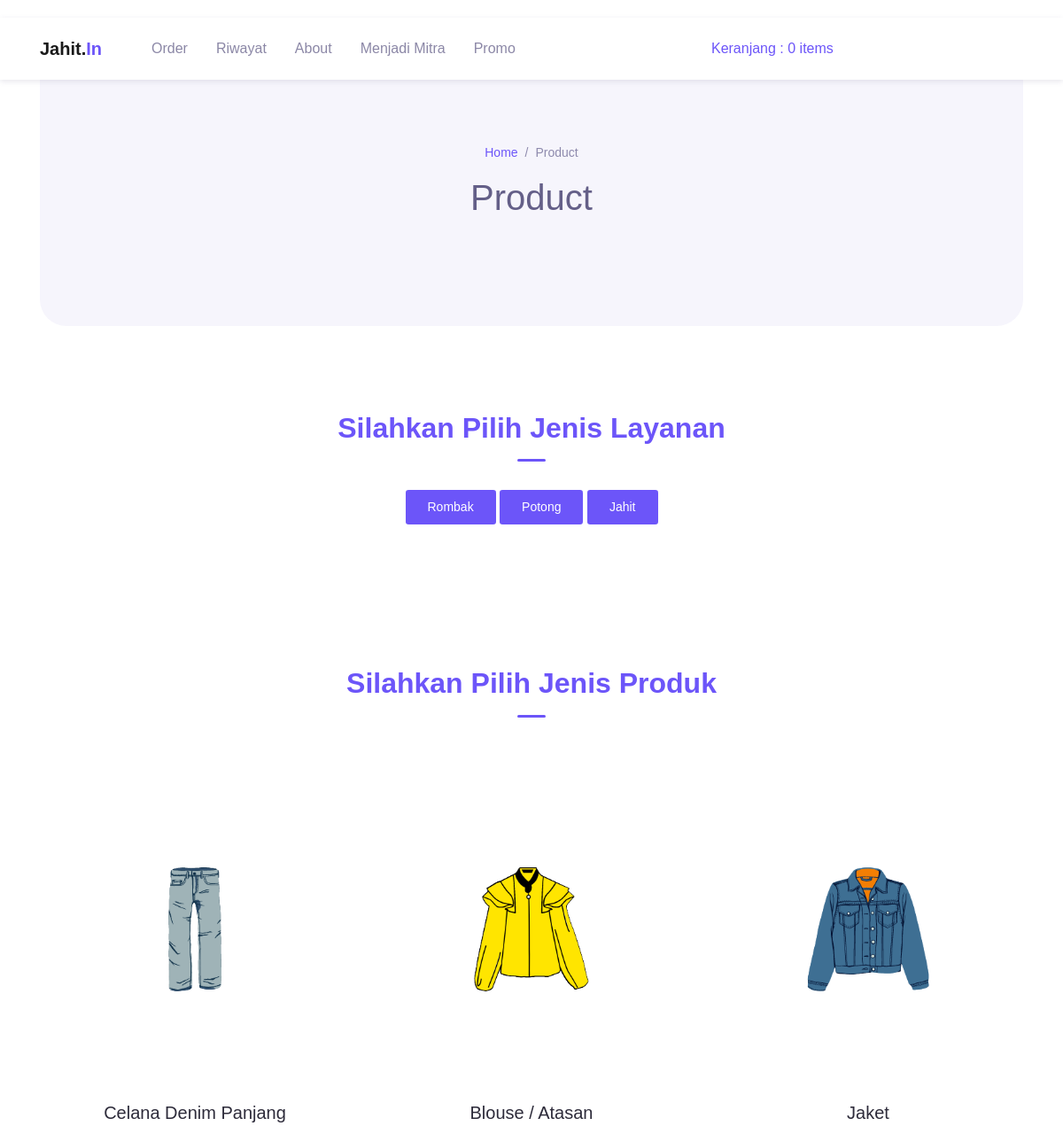
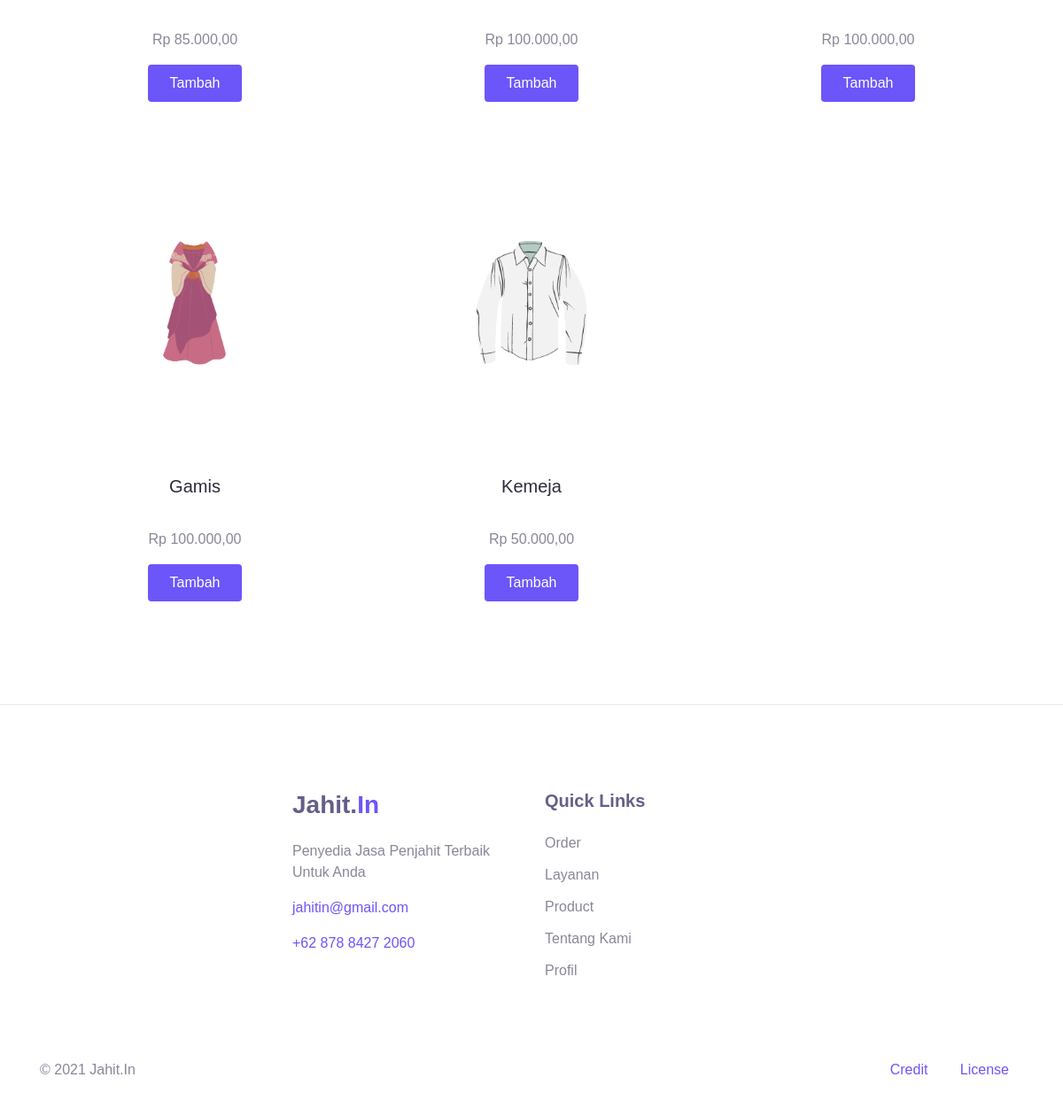
Page /index.php/customer/produk_customer on the committed database (2 pictures, top to bottom).
### tables this page shows
CREATE TABLE `product` (
  `id_produk` int(11) NOT NULL,
  `id_layanan` int(11) NOT NULL,
  `nama_produk` varchar(128) NOT NULL,
  `harga_produk` int(11) NOT NULL,
  `deskripsi_produk` text NOT NULL,
  `foto_produk` varchar(128) NOT NULL,
  `status_produk` varchar(100) NOT NULL,
  `data_created` timestamp NOT NULL DEFAULT current_timestamp()
);

### application/controllers/customer/Produk_customer.php (called while the page is built, shortened)
<?php
class Produk_customer extends CI_Controller {
    public function index()
	{
        $data['produk'] = $this->Model_produk->get_produk()->result();
		$this->load->view('template_customer/Header');
		$this->load->view('template_customer/Sidebar');
		$this->load->view('customer/Produk_customer', $data);
        $this->load->view('template_customer/Footer');
	}
}

### index.php (called while the page is built, shortened)
<?php
require_once BASEPATH.'core/CodeIgniter.php';

### application/models/Model_produk.php (called while the page is built, shortened)
<?php
class Model_produk extends CI_Model {
	public function get_produk()
	{
		return $this->db->get('product');
	}
}

### application/views/customer/Produk_customer.php (the view)
<div class="container mt-5">
  <div class="page-banner">
    <div class="row justify-content-center align-items-center h-100">
      <div class="col-md-6">
        <nav aria-label="Breadcrumb">
          <ul class="breadcrumb justify-content-center py-0 bg-transparent">
            <li class="breadcrumb-item"><a href="<?= base_url('customer/Dashboard_customer')?>">Home</a></li>
            <li class="breadcrumb-item active">Product</li>
          </ul>
        </nav>
        <h1 class="text-center">Product</h1>
      </div>
    </div>
  </div>
</div>
<main>
    <div class="page-section">
        <div class="container">
            <div class="text-center">
                <h2 class="title-section"><span class="marked">Silahkan Pilih Jenis Layanan</span></h2>
                <div class="divider mx-auto"></div>
            </div>
            <div align="center">
              <a href="<?= base_url('customer/Kategori/Rombak')?>">
              <div class="btn btn-sm btn-primary">Rombak</div></a>
              <a href="<?= base_url('customer/Kategori/Potong')?>">
              <div class="btn btn-sm btn-primary">Potong</div></a>
              <a href="<?= base_url('customer/Kategori/Jahit')?>">
              <div class="btn btn-sm btn-primary">Jahit</div></a>
            </div>
        </div>
    </div>
    <div class="page-section">
      <div class="container">
        <div class="text-center">
          <h2 class="title-section"><span class="marked">Silahkan Pilih Jenis Produk</span></h2>
          <div class="divider mx-auto"></div>
        </div>
        <div class="row mt-5 text-center">
            <?php foreach ($produk as $row):?>
                <div class="col-lg-4 py-3">
                    <img src="<?= base_url() ?>assets/img/<?= $row->foto_produk?>" class="card-img-top" alt="...">
                        <div class="card-body">
                            <h5 class="card-title"><?= $row->nama_produk?></h5><br>
                            <p class="card-text">Rp <?= number_format($row->harga_produk, 2,',','.') ?> </p>
                            <?= anchor('customer/Produk_customer/tambah_ke_keranjang/' .$row->id_produk,
                            '<div type="button" class="btn btn-primary">Tambah</div>') ?>
                        </div>
                </div>
            <?php endforeach ?>
        </div>
      </div>
    </div>
  </main>
  <footer class="page-footer">
    <div class="container">
      <div class="row justify-content-center mb-5">
        <div class="col-lg-3 py-3">
          <h3>Jahit.<span class="text-primary">In</span></h3>
          <p>Penyedia Jasa Penjahit Terbaik Untuk Anda</p>
          <p><a href="#" >jahitin@gmail.com</a></p>
          <p><a href="#">+62 878 8427 2060</a></p>
        </div>
        <div class="col-lg-3 py-3">
          <h5>Quick Links</h5>
          <ul class="footer-menu">
            <li><a href="#">Order</a></li>
            <li><a href="#">Layanan</a></li>
            <li><a href="#">Product</a></li>
            <li><a href="#">Tentang Kami</a></li>
            <li><a href="#">Profil</a></li>
          </ul>
        </div>
      </div>
      <div class="row">
        <div class="col-sm-6 py-2">
          <p id="copyright">&copy; 2021 Jahit.In</p>
        </div>
        <div class="col-sm-6 py-2 text-right">
          <div class="d-inline-block px-3">
            <a href="#">Credit</a>
          </div>
          <div class="d-inline-block px-3">
            <a href="#">License</a>
          </div>
        </div>
      </div>
    </div>
</footer>

### application/views/template_customer/Header.php (shortened to what this page needs)
<!DOCTYPE html>
<html lang="en">
<head>
  <link rel="stylesheet" href="<?= base_url() ?>assets/vendor/animate/animate.css">
  <link rel="stylesheet" href="<?= base_url() ?>assets/css/bootstrap1.css">
  <link rel="stylesheet" href="<?= base_url() ?>assets/css/maicons.css">
  <link rel="stylesheet" href="<?= base_url() ?>assets/vendor/owl-carousel/css/owl.carousel.css">
  <link rel="stylesheet" href="<?= base_url() ?>assets/css/theme.css">
  <link href="https://maxcdn.bootstrapcdn.com/font-awesome/latest/css/font-awesome.min.css" rel="stylesheet">
  <link href="<?= base_url() ?>assets/css/chat.css" rel="stylesheet">
  <link href="<?= base_url() ?>assets/css/style_chat.css" rel="stylesheet">
</head>

### application/views/template_customer/Sidebar.php (shortened to what this page needs)
<header>
  <nav class="navbar navbar-expand-lg navbar-light navbar-float">
    <div class="container">
      <a href="<?= base_url('customer/Dashboard_customer')?>" class="navbar-brand">Jahit.<span class="text-primary">In</span></a>
      <div class="navbar-collapse collapse" id="navbarContent">
        <ul class="navbar-nav ml-lg-4 pt-3 pt-lg-0">
          <li class="nav-item">
            <a href="<?= base_url('customer/Produk_customer')?>" class="nav-link">Order</a>
          </li>
          <li class="nav-item">
            <a href="<?= base_url('customer/cek_pesanan')?>" class="nav-link">Riwayat</a>
          </li>
          <li class="nav-item">
            <a href="<?= base_url('customer/About_customer')?>" class="nav-link">About</a>
          </li>
          <li class="nav-item">
            <a href="<?= base_url('penjahit/Registrasi_penjahit')?>" class="nav-link">Menjadi Mitra</a>
          </li>
          <li class="nav-item">
            <a href="<?= base_url('customer/Konsultasi_chat')?>" class="nav-link">Promo</a>
          </li>
        </ul>
        <div class="ml-auto">
          <?php
          $keranjang = 'Keranjang : '. $this->cart->total_items(). ' items'
          ?>
          <?= anchor('customer/Produk_customer/detail_keranjang', $keranjang) ?>
        </div>
      </div>
    </div>
  </nav>
</header>

### assets/css/theme.css (style rules this page uses)
:root { --primary: #6C55F9; --accent: #FF3D85; --secondary: #645F88; --success: #35bb78; --info: #05B4E1; --warning: #FAC14D; --danger: #FF4943; --grey: #B4B2C5; --dark: #2D2B3A; --light: #F6F5FC; }
a { color: #6C55F9; text-decoration: none; background-color: transparent; }
.text-primary { color: #6C55F9 !important; }
.btn { transition: all .2s ease; }
.btn-primary { color: #fff; background-color: #6C55F9; border-color: transparent; }
.btn { padding: 8px 24px; }
.breadcrumb { font-weight: 500; background-color: #f8f9fa; }
.breadcrumb .breadcrumb-item.active { color: #8e8aad; }
.breadcrumb .breadcrumb-item + .breadcrumb-item::before { color: #8e8aad; }
.navbar { min-height: 70px; z-index: 1000; }
.navbar-float { position: absolute; top: 20px; left: 0; width: 100%; background-color: #fff; box-shadow: 0 2px 6px rgba(100, 95, 136, 0.15); z-index: 1070; }
.navbar-brand { font-weight: 600; padding-top: 10px; padding-bottom: 10px; }
.navbar-nav { margin-top: 10px; border-top: 1px solid #e4e7ee; flex-shrink: 0; }
.navbar-nav .nav-link { transition: all .2s ease; }
.navbar-light .navbar-nav .nav-link { color: rgba(100, 95, 136, 0.75); }
@media (min-width: 992px) { .navbar-expand-lg .navbar-nav { margin-top: 0; border-top: none; } }
@media (min-width: 992px) { .navbar-expand-lg .navbar-nav .nav-link { padding-right: 16px; padding-left: 16px; } }
@media (min-width: 992px) { .navbar-expand-lg .navbar-nav { align-items: center; } }
.page-section { position: relative; padding-top: 80px; padding-bottom: 80px; background-color: #fff; overflow: hidden; }
.page-section p { color: #898798; }
.page-banner { position: relative; margin-top: 16px; margin-bottom: 16px; height: 320px; background-color: #F6F5FC; color: #645F88; border-radius: 30px; }
.page-banner .breadcrumb-item, .page-banner .breadcrumb-item a { font-size: 14px; }
.title-section { max-width: 450px; color: #2D2B3A; font-weight: 600; }
.title-section .marked { position: relative; color: #6C55F9; }
.title-section .marked::before { content: ''; position: absolute; bottom: 4px; left: 0; width: 100%; height: 8px; background-color: #d3ccff; z-index: -1; }
.text-center .title-section { margin-left: auto; margin-right: auto; }
.divider { display: block; margin-top: 16px; margin-bottom: 32px; width: 32px; height: 3px; border-radius: 40px; background-color: #6C55F9; }
.page-footer { position: relative; display: block; padding-top: 80px; padding-bottom: 16px; background-color: #fff; border-top: 1px solid #e9e8f5; }
.page-footer p a { transition: color .2s ease; }
.page-footer h3, .page-footer h4, .page-footer h5 { color: #645F88; margin-bottom: 24px; font-weight: 600; }
.page-footer p { color: #898798; }
.footer-menu { position: relative; padding-left: 0; list-style: none; }
.footer-menu li { margin-bottom: 12px; }
.footer-menu a, .footer-link { color: #898798; }

### assets/css/style_chat.css (style rules this page uses)
* { box-sizing: border-box; margin: 0; padding: 0; }
*, html { --primaryGradient: linear-gradient(93.12deg, #581B98 0.52%, #9C1DE7 100%); --secondaryGradient: linear-gradient(268.91deg, #581B98 -2.14%, #9C1DE7 99.69%); --primaryBoxShadow: 0px 10px 15px rgba(0, 0, 0, 0.1); --secondaryBoxShadow: 0px -10px 15px rgba(0, 0, 0, 0.1); --light: 300; --regular: 400; --semiBold: 600; --extraLight: 300; --italic: 300; --primary: #581B98; }

### rows in the picture
product: foto_produk (picture), nama_produk "Celana Denim Panjang", harga_produk "85.000,00", id_produk "Tambah"
product: foto_produk (picture), nama_produk "Blouse / Atasan", harga_produk "100.000,00", id_produk "Tambah"
product: foto_produk (picture), nama_produk "Jaket", harga_produk "100.000,00", id_produk "Tambah"
product: foto_produk (picture), nama_produk "Gamis", harga_produk "100.000,00", id_produk "Tambah"
product: foto_produk (picture), nama_produk "Kemeja", harga_produk "50.000,00", id_produk "Tambah"

### other values in the picture
anchor('customer/Produk_customer/detail_keranjang', $keranjang) "Keranjang : 0 items"
